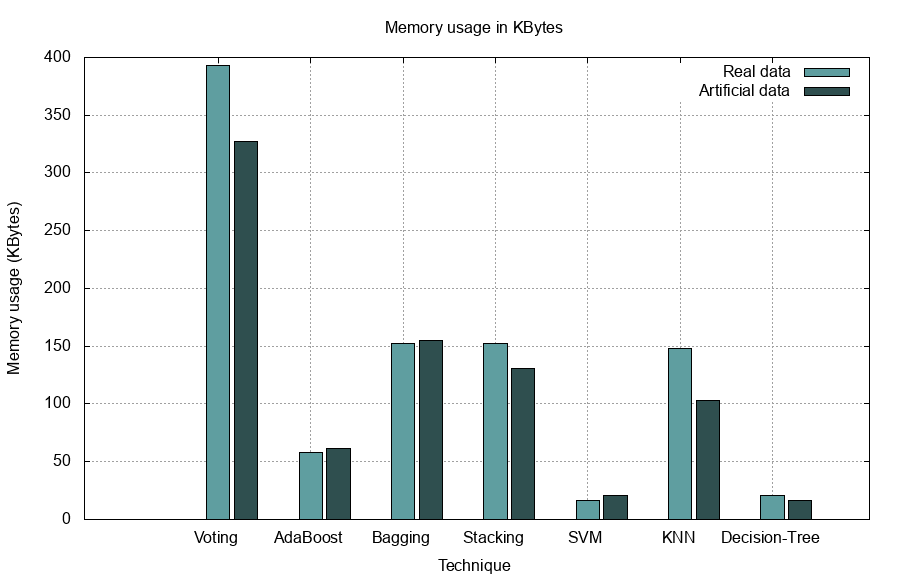

Recreate this plot in gnuplot.
set xrange [-0.5:11]
set boxwidth 0.25

set style fill solid 1.0 border rgb 'black'
set grid
set title "Memory usage in KBytes"

set xlabel "Technique"
set ylabel "Memory usage (KBytes)"

plot 'memory-usage.dat' using ($0-.05):4:5:xtic(1) with boxerrorbars lc rgb "#5F9EA0" lw 1 title 'Real data', \
      '' using ($0+0.25):2:3 with boxerrorbars lc rgb "#2F4F4F" lw 1 title 'Artificial data', \

set terminal png size 900,580 font "Helvetica"
set output 'memory-usage.png'

replot
